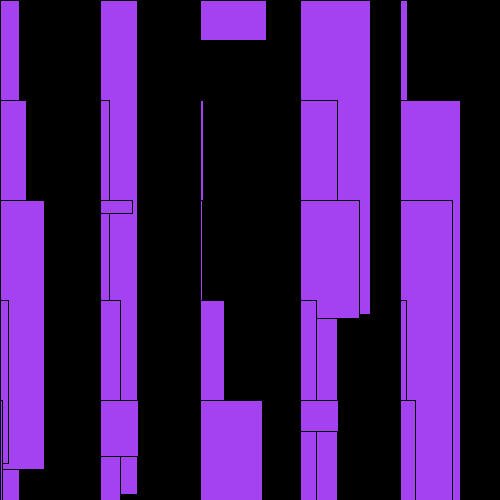
Frame 1 (no input)
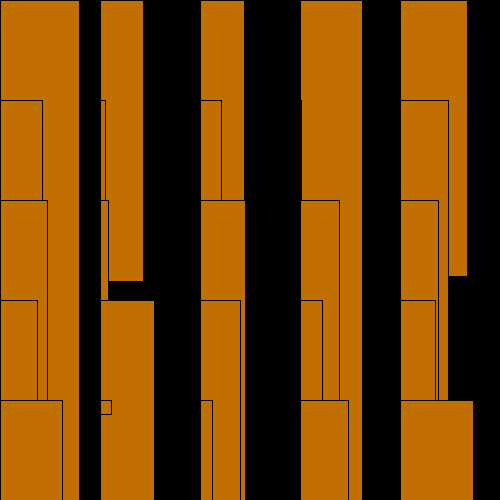
Frame 60 (the mouse pressed at the canvas centre just before this capture)
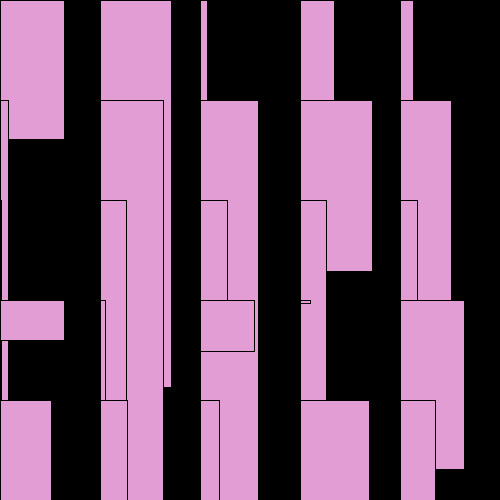
Frame 120 (the mouse held since frame 60 and released just before this capture)

The Processing sketch that drew these frames (run headless with seeded random() and noise(); from frame 60 on, the mouse is pressed at the canvas centre):

// Processing sketch: processing_44837
// ── processing_44837.pde

void setup () {
  size (500,500);
  //noLoop ();
}

void draw () {
  background (0);
  
  fill (random (0,255), random(0,255), random(0,255));
  for(int x=0; x< width; x=x+100) {
    
    for (int y=0; y< height; y=y+100){
    
    rect (x,  y, random(1,80),random(1,800));
    
  }
}
}
